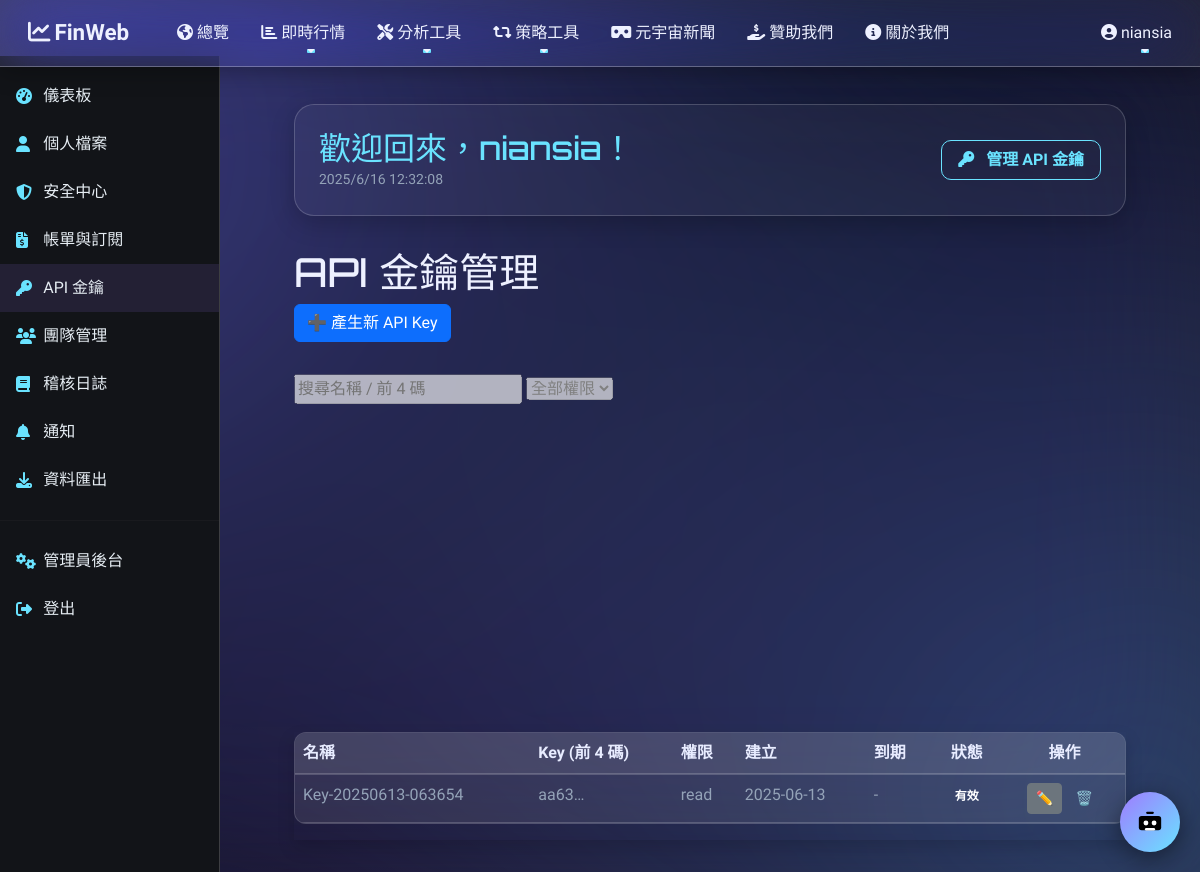
The app's page /member/api-keys (signed in) with its own data.
### app.py (models this page shows, shortened)
class User(UserMixin, db.Model):
    id                  = db.Column(db.Integer, primary_key=True)
    username            = db.Column(db.String(80),  unique=True, nullable=False)
    _email              = db.Column("email", db.LargeBinary, nullable=False)
    email_hash          = db.Column(db.String(64), unique=True, nullable=False, index=True)
    password            = db.Column(db.String(128), nullable=False)
    created             = db.Column(db.Integer, default=lambda: int(time.time()))
    confirm_code        = db.Column(db.String(6))
    confirm_expire      = db.Column(db.Integer)
    confirmed           = db.Column(db.Boolean, default=False)
    failed_login        = db.Column(db.Integer, default=0)
    locked_until        = db.Column(db.Integer)
    avatar_url          = db.Column(db.String(256))
    timezone            = db.Column(db.String(64), default="UTC")
    language            = db.Column(db.String(8), default="zh-TW")
    last_login          = db.Column(db.Integer)
    membership_level    = db.Column(db.String(32), default="free")
    subscription_status = db.Column(db.String(32), default="inactive")
    two_factor_secret   = db.Column(db.String(64))
    is_admin = db.Column(db.Boolean, default=False, nullable=False)
    @property
    def email(self) -> str:
        try:
            return f.decrypt(self._email).decode()
        except InvalidToken:
            return ""
    @email.setter
    def email(self, val: str):
        self._email = f.encrypt(val.encode())
        self.email_hash = hashlib.sha256(val.encode()).hexdigest()
    email = synonym('_email', descriptor=email)

class ApiKey(db.Model):
    id           = db.Column(db.Integer, primary_key=True)
    user_id      = db.Column(db.Integer, db.ForeignKey("user.id"), nullable=False)
    label        = db.Column(db.String(50))
    key_hash     = db.Column(db.String(64), nullable=False)
    key_prefix   = db.Column(db.String(8),  nullable=False)
    scopes       = db.Column(db.String(50))          # "read,trade"
    ip_whitelist = db.Column(db.String(255))
    created_at   = db.Column(db.Integer, default=lambda: int(time.time()))
    expires_at   = db.Column(db.Integer)
    last_used    = db.Column(db.Integer)
    revoked      = db.Column(db.Boolean, default=False)

### app.py (the view, shortened to what this page needs)
@member_bp.route('/api-keys', methods=['GET', 'POST'])
@limiter.exempt
@login_required
def api_keys():
    keys = ApiKey.query.filter_by(user_id=current_user.id)\
                      .order_by(ApiKey.created_at.desc()).all()
    return render_template(
        "member/api_keys.html",
        keys=keys,
        now=int(time.time())
    )

### app.py (called while the page is built)
@login_mgr.user_loader
def load_user(uid: str) -> User | None:
    return db.session.get(User, int(uid))

@app.before_request
def block_bad_ua():
    ua = request.headers.get("User-Agent","").lower()
    if re.search(r"curl|python-requests|scrapy", ua):
        abort(403)

@member_bp.app_template_filter("ts2date")
def _fmt(ts:int|None): return datetime.fromtimestamp(ts).strftime("%Y-%m-%d") if ts else "-"

### templates/member/api_keys.html (shortened to what this page needs)
{% extends "member/base_member.html" %}
{% block member_content %}
<div class="flex items-center justify-between">
  <h1 class="text-3xl font-semibold mb-6">API 金鑰管理</h1>
  <button id="btn-new-key" class="btn btn-primary">➕ 產生新 API Key</button>
</div>
<div class="flex gap-3 mb-4">
  <input class="input input-sm w-60" placeholder="搜尋名稱 / 前 4 碼" disabled />
  <select class="select select-sm w-40" disabled>
    <option>全部權限</option>
  </select>
</div>
<div class="overflow-x-auto rounded-lg shadow">
  <table class="table table-zebra w-full text-sm">
    <thead>
      <tr class="bg-base-300/50 text-base-content/70">
        <th>名稱</th><th>Key (前 4 碼)</th><th>權限</th>
        <th>建立</th><th>到期</th><th class="text-center">狀態</th><th class="text-center">操作</th>
      </tr>
    </thead>
    <tbody>
    {% for k in keys %}
      <tr data-id="{{ k.id }}">
        <td class="label-cell">{{ k.label }}</td>
        <td>{{ k.key_prefix }}</td>
        <td>{{ k.scopes }}</td>
        <td>{{ k.created_at|ts2date }}</td>
        <td>{{ k.expires_at|ts2date if k.expires_at else "-" }}</td>
        <td class="text-center">
          {% if k.revoked %}<span class="badge badge-error">已停用</span>
          {% elif k.expires_at and k.expires_at < now %}<span class="badge badge-warning">到期</span>
          {% else %}<span class="badge badge-success">有效</span>{% endif %}
        </td>
        <td class="text-center">
          <button class="btn btn-sm btn-secondary btn-edit">✏️</button>
          <button class="btn btn-sm btn-error btn-delete">🗑️</button>
        </td>
      </tr>
    {% endfor %}
    </tbody>
  </table>
</div>
{% endblock %}

### templates/member/base_member.html (shortened to what this page needs)
{% extends "base.html" %}
{% block content %}
<div id="member-layout">
  <aside id="member-sidebar">
    {% include 'member/_sidebar.html' %}
  </aside>
  <main id="member-main">
    <div class="header-card">
      <div>
        <h2>歡迎回來，{{ current_user.username }}！</h2>
        <small id="now-time"></small>
      </div>
      <div>
        <button class="btn-primary"
                onclick="location.href='{{ url_for('member.api_keys') }}'">
          <i class="fas fa-key me-2"></i> 管理 API 金鑰
        </button>
      </div>
    </div>
    {% block member_content %}{% endblock %}
  </main>
</div>
{% endblock %}

### templates/base.html (shortened to what this page needs)
<!doctype html>
<html lang="zh-Hant">
<head>
  <link href="https://cdn.jsdelivr.net/npm/bootstrap@5.3.3/dist/css/bootstrap.min.css" rel="stylesheet">
  <link href="https://cdn.jsdelivr.net/npm/animate.css@4.1.1/animate.min.css" rel="stylesheet">
  <link href="https://cdnjs.cloudflare.com/ajax/libs/font-awesome/6.4.0/css/all.min.css"
        rel="stylesheet"/>
  <link rel="stylesheet" href="{{ url_for('static', filename='css/style.css') }}"/>
</head>
<body class="{{ body_class|default('') }}">
  <div id="tsparticles"></div>
  <nav class="navbar navbar-expand-lg">
    <div class="container-fluid">
      <a class="navbar-brand fw-bold" href="{{ url_for('home') }}">
        <i class="fas fa-chart-line me-1"></i>FinWeb
      </a>
      <div id="navMenu" class="collapse navbar-collapse">
        {% include 'nav_items.html' %}
        <ul class="navbar-nav ms-auto mb-2 mb-lg-0">
          {% if current_user.is_authenticated %}
            <li class="nav-item dropdown">
              <a class="nav-link dropdown-toggle" href="#" data-bs-toggle="dropdown">
                <i class="fas fa-user-circle me-1"></i>{{ current_user.username }}
              </a>
            </li>
          {% else %}
            <li class="nav-item"><a class="nav-link"
               href="{{ url_for('login') }}">登入</a></li>
            <li class="nav-item"><a class="nav-link"
               href="{{ url_for('register') }}">註冊</a></li>
          {% endif %}
        </ul>
      </div>
    </div>
  </nav>
  <main class="container pt-5 mt-4 animate__animated animate__fadeIn">
    {% block content %}{% endblock %}
  </main>
  <button id="chat-toggle">
    <img src="{{ url_for('static', filename='img/assistant-icon.svg') }}"
         width="26" height="26" alt="">
  </button>
</body>
</html>

### static/css/style.css (style rules this page uses)
body::after { content: ""; position: fixed; inset: 0; background: rgba(159, 123, 255, 0.6); backdrop-filter: blur(30px) saturate(200%); -webkit-backdrop-filter: blur(30px) saturate(200%); z-index: -1; pointer-events: none; }
html, body { height: 100%; margin: 0; background: transparent; color: var(--fin-text); font-family: system-ui, -apple-system, "Noto Sans TC", sans-serif; overflow-x: hidden; }
#tsparticles { position: fixed; inset: 0; pointer-events: none; z-index: -2; }
:root { --fin-green: #00d084; --fin-blue: #015ef7; --fin-dark: #0e1117; --fin-text: #e6edf3; }
.navbar-brand, .nav-link { color: var(--fin-text)!important; }

### templates/base.html (style rules this page uses)
:root { --accent1: #a58bff; --accent2: #5fd8ff; --glass-bg: rgba(255,255,255,0.07); --glass-br: rgba(255,255,255,0.28); --text-light: #eef1ff; }
body:not(.metaverse-page) { margin: 0; color: var(--text-light); background: #0e111d; position: relative; overflow-x: hidden; }
body:not(.metaverse-page)::before { content: ""; position: fixed; inset: 0; z-index: -3; background: linear-gradient(140deg, #131a35 0%, #0e111d 40%, #191328 70%, #1b132e 100%); }
body:not(.metaverse-page)::after { content: ""; position: fixed; inset: -15%; z-index: -2; filter: blur(90px); background: radial-gradient(circle at 15% 25%, rgba(165,139,255,.30) 0%, transparent 60%), radial-gradient(circle at 85% 85%, rgba(95,216,255,.25) 0%, transparent 55%); }
.navbar { position: fixed; top: 0; left: 0; right: 0; z-index: 1100; background: var(--glass-bg); backdrop-filter: blur(30px) saturate(200%); border-bottom: 1px solid var(--glass-br); box-shadow: 0 4px 24px rgba(0,0,0,0.3); transition: background .3s, box-shadow .3s; }
.navbar-brand { padding: .5rem 1rem; font-size: 1.4rem; color: var(--text-light)!important; }
.navbar .nav-link { position: relative; color: var(--text-light)!important; margin: 0 .5rem; padding: .5rem .75rem; }
.navbar .nav-link::after { content: ""; position: absolute; bottom: 0; left: 50%; width: 0; height: 2px; background: var(--accent2); transition: width .3s ease, left .3s ease; border-radius: 1px; }
#chat-toggle { position: fixed; bottom: 20px; right: 20px; width: 60px; height: 60px; border: none; border-radius: 50%; background: linear-gradient(135deg, var(--accent1), var(--accent2)); display: flex; align-items: center; justify-content: center; box-shadow: 0 6px 24px rgba(0,0,0,.45); cursor: pointer; z-index: 1050; }

### templates/member/base_member.html (style rules this page uses)
:root { --bg-main: #0b0e17; --sidebar-bg: #121418; --card-bg: rgba(255,255,255,0.04); --card-border: rgba(255,255,255,0.18); --glass-grad: radial-gradient(140% 160% at 0 0, rgba(255,255,255,0.24) 0%, rgba(255,255,255,0.04) 60%, transparent 100%); --text-primary: #e8ecff; --text-secondary: #94a3b8; --accent1: #9F7BFF; --accent2: #6AE3FF; --highlight-white: rgba(255,255,255,0.12); --pie1: #FF6384; --pie2: #36A2EB; --pie3: #FFCE56; --pie4: #4BC0C0; --pie5: #9966FF; }
body { background: var(--bg-main); color: var(--text-primary); font-family:'Rajdhani',sans-serif; margin:0; padding:0; overflow-x:hidden; }
h1,h2,h3,h4,h5,h6,.metric-title { font-family:'Orbitron',sans-serif; }
#member-sidebar { position:fixed; top:56px; bottom:0; left:0; width:220px; background:var(--sidebar-bg); border-right:1px solid var(--card-border); padding-top:1rem; z-index:100; }
#member-main { margin-left:220px; padding:2rem; display:grid; grid-template-rows:auto auto 1fr; row-gap:2rem; min-height:100vh; }
.header-card { background:var(--card-bg); border:1px solid var(--card-border); border-radius:20px; overflow:hidden; backdrop-filter: blur(18px) saturate(160%); -webkit-backdrop-filter: blur(18px) saturate(160%); box-shadow: 0 8px 24px rgba(0,0,0,0.2); padding:1.5rem; display:flex;justify-content:space-between;align-items:center; transition:.25s; }
.header-card h2 { margin:0; color:var(--accent2) }
.header-card small { color:var(--text-secondary) }
.header-card .btn-primary { background:transparent; border:1px solid var(--accent2); color:var(--accent2); font-weight:600; padding:.45rem 1rem; border-radius:10px; }
table.table { width:100%; border-collapse:separate; border-spacing:0; background:var(--card-bg); border:1px solid var(--card-border); border-radius:12px; backdrop-filter:blur(8px); overflow:hidden; }
table.table thead th { background:var(--highlight-white); color:var(--text-primary); border-bottom:1px solid var(--card-border); }
table.table tbody td { background:rgba(255,255,255,0.05); color:var(--text-secondary); border-top:1px solid var(--card-border); }

### records on screen
User: username "niansia"
ApiKey: label "Key-20250613-063654", key_prefix "aa63…", scopes "read", created_at|ts2date "2025-06-13", expires_at|ts2date "-", revoked "有效"
